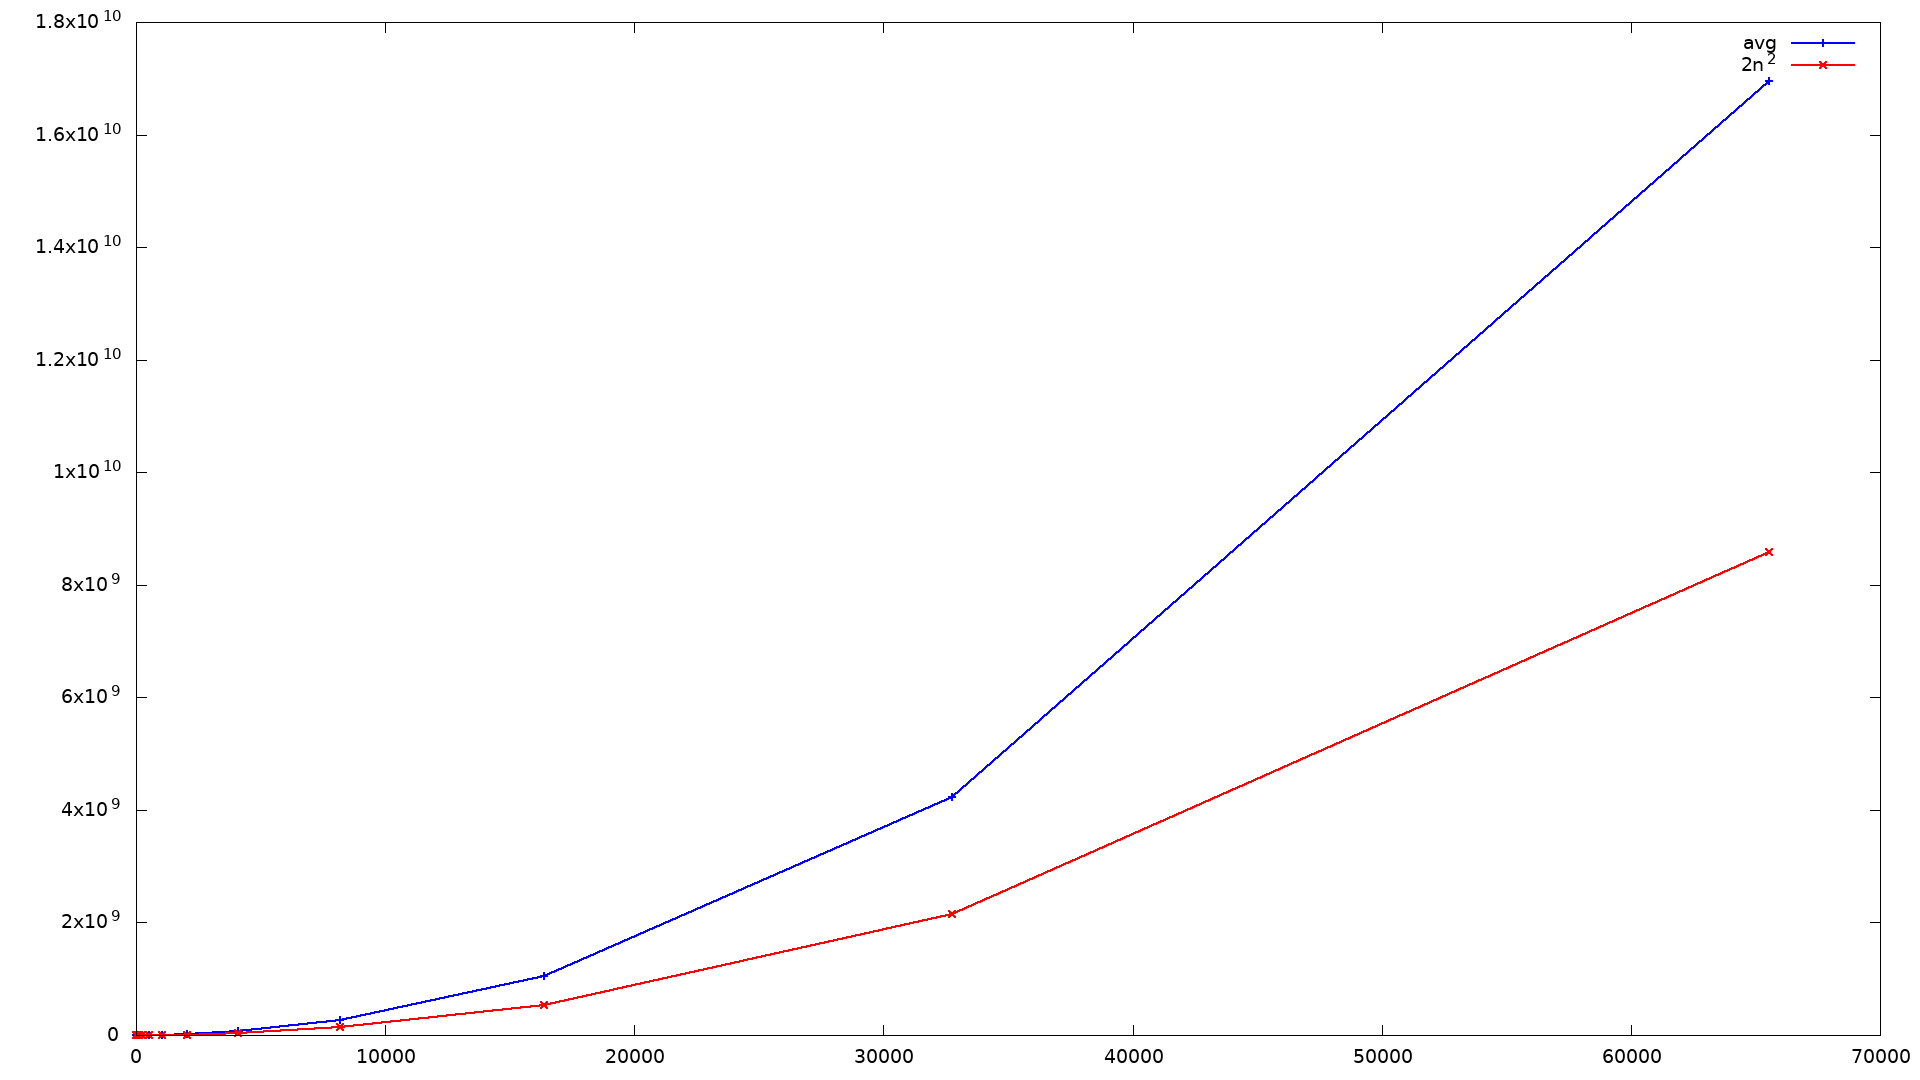

gnuplot code for this plot:
set term jpeg size 1920,1080 font 'arial,14'
set output 'avg-vs-2n^2.jpg'
plot 'avg.txt' with linespoints lc 'blue' lw 2 title 'avg', '2NSQ.txt' with linespoints lc 'red' lw 2 title '2n^2'